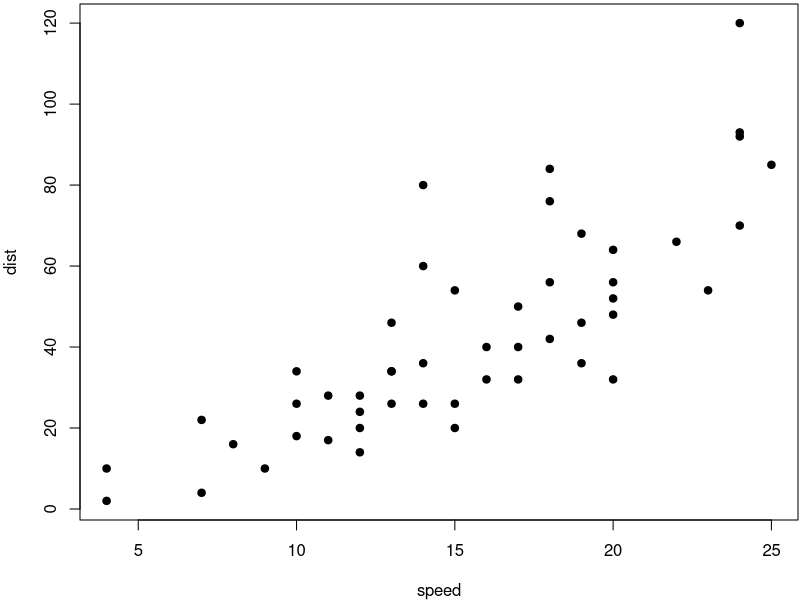
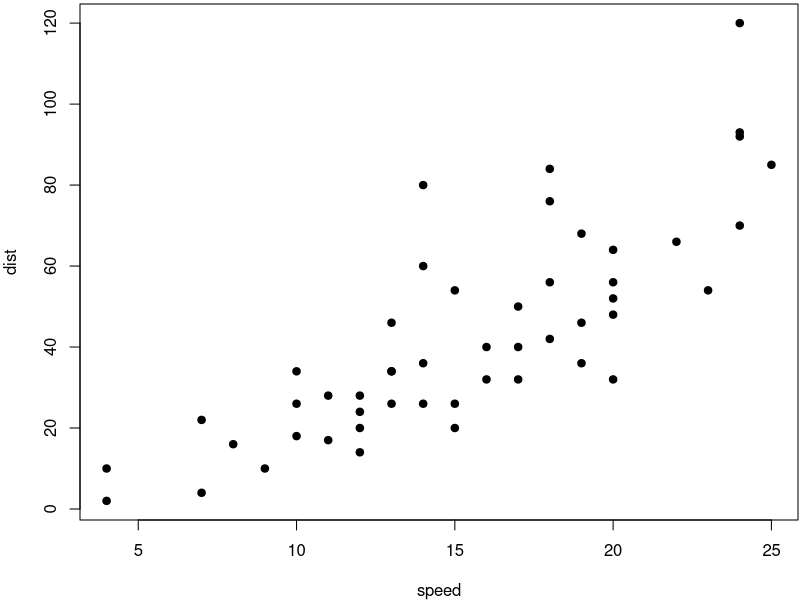

Here is the R script that generated these plots, in order:
## ---- chunk 1
par(mar = c(4, 4, .2, .1))
plot(cars, pch = 19)
## ---- chunk 2
par(mar = c(4, 4, .2, .1))
plot(cars, pch = 19)
## ---- chunk 3
# automatically create a bib database for R packages
knitr::write_bib(c(
  .packages(), 'bookdown', 'knitr', 'rmarkdown'
), 'packages.bib')
